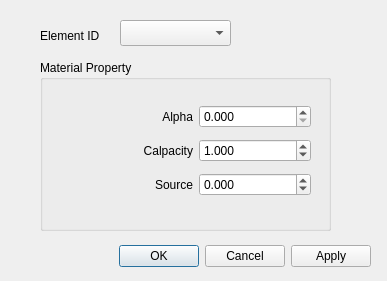
<?xml version="1.0" encoding="UTF-8"?>
<ui version="4.0">
 <class>Dialog_Scalar2D</class>
 <widget class="QDialog" name="Dialog_Scalar2D">
  <property name="geometry">
   <rect>
    <x>0</x>
    <y>0</y>
    <width>387</width>
    <height>281</height>
   </rect>
  </property>
  <property name="windowTitle">
   <string>Dialog</string>
  </property>
  <property name="sizeGripEnabled">
   <bool>false</bool>
  </property>
  <property name="modal">
   <bool>true</bool>
  </property>
  <widget class="QDialogButtonBox" name="buttonBox">
   <property name="geometry">
    <rect>
     <x>30</x>
     <y>240</y>
     <width>341</width>
     <height>32</height>
    </rect>
   </property>
   <property name="orientation">
    <enum>Qt::Horizontal</enum>
   </property>
   <property name="standardButtons">
    <set>QDialogButtonBox::Apply|QDialogButtonBox::Cancel|QDialogButtonBox::Ok</set>
   </property>
   <property name="centerButtons">
    <bool>false</bool>
   </property>
  </widget>
  <widget class="QComboBox" name="comboBox_IdEA">
   <property name="geometry">
    <rect>
     <x>120</x>
     <y>20</y>
     <width>111</width>
     <height>26</height>
    </rect>
   </property>
  </widget>
  <widget class="QLabel" name="label_4">
   <property name="geometry">
    <rect>
     <x>40</x>
     <y>20</y>
     <width>81</width>
     <height>31</height>
    </rect>
   </property>
   <property name="text">
    <string>Element ID</string>
   </property>
  </widget>
  <widget class="QGroupBox" name="MatProp">
   <property name="geometry">
    <rect>
     <x>40</x>
     <y>60</y>
     <width>291</width>
     <height>171</height>
    </rect>
   </property>
   <property name="title">
    <string>Material Property</string>
   </property>
   <widget class="QWidget" name="gridLayoutWidget">
    <property name="geometry">
     <rect>
      <x>30</x>
      <y>30</y>
      <width>251</width>
      <height>121</height>
     </rect>
    </property>
    <layout class="QGridLayout" name="gridLayout">
     <property name="margin">
      <number>10</number>
     </property>
     <item row="2" column="0">
      <widget class="QLabel" name="label_2">
       <property name="sizePolicy">
        <sizepolicy hsizetype="Minimum" vsizetype="Preferred">
         <horstretch>0</horstretch>
         <verstretch>0</verstretch>
        </sizepolicy>
       </property>
       <property name="text">
        <string>Calpacity</string>
       </property>
       <property name="alignment">
        <set>Qt::AlignRight|Qt::AlignTrailing|Qt::AlignVCenter</set>
       </property>
      </widget>
     </item>
     <item row="3" column="0">
      <widget class="QLabel" name="label_3">
       <property name="sizePolicy">
        <sizepolicy hsizetype="Minimum" vsizetype="Preferred">
         <horstretch>0</horstretch>
         <verstretch>0</verstretch>
        </sizepolicy>
       </property>
       <property name="text">
        <string>Source</string>
       </property>
       <property name="alignment">
        <set>Qt::AlignRight|Qt::AlignTrailing|Qt::AlignVCenter</set>
       </property>
      </widget>
     </item>
     <item row="3" column="2">
      <widget class="QDoubleSpinBox" name="doubleSpinBox_source">
       <property name="decimals">
        <number>3</number>
       </property>
       <property name="minimum">
        <double>-1000000.000000000000000</double>
       </property>
       <property name="maximum">
        <double>1000000.000000000000000</double>
       </property>
      </widget>
     </item>
     <item row="2" column="2">
      <widget class="QDoubleSpinBox" name="doubleSpinBox_capacity">
       <property name="decimals">
        <number>3</number>
       </property>
       <property name="minimum">
        <double>0.000000000000000</double>
       </property>
       <property name="maximum">
        <double>1000000.000000000000000</double>
       </property>
       <property name="singleStep">
        <double>0.100000000000000</double>
       </property>
       <property name="value">
        <double>1.000000000000000</double>
       </property>
      </widget>
     </item>
     <item row="1" column="0">
      <widget class="QLabel" name="label">
       <property name="sizePolicy">
        <sizepolicy hsizetype="Minimum" vsizetype="Preferred">
         <horstretch>0</horstretch>
         <verstretch>0</verstretch>
        </sizepolicy>
       </property>
       <property name="text">
        <string>Alpha</string>
       </property>
       <property name="alignment">
        <set>Qt::AlignRight|Qt::AlignTrailing|Qt::AlignVCenter</set>
       </property>
      </widget>
     </item>
     <item row="1" column="2">
      <widget class="QDoubleSpinBox" name="doubleSpinBox_alpha">
       <property name="decimals">
        <number>3</number>
       </property>
       <property name="maximum">
        <double>1000000.000000000000000</double>
       </property>
       <property name="value">
        <double>0.000000000000000</double>
       </property>
      </widget>
     </item>
    </layout>
   </widget>
  </widget>
 </widget>
 <resources/>
 <connections>
  <connection>
   <sender>buttonBox</sender>
   <signal>accepted()</signal>
   <receiver>Dialog_Scalar2D</receiver>
   <slot>accept()</slot>
   <hints>
    <hint type="sourcelabel">
     <x>248</x>
     <y>254</y>
    </hint>
    <hint type="destinationlabel">
     <x>157</x>
     <y>274</y>
    </hint>
   </hints>
  </connection>
  <connection>
   <sender>buttonBox</sender>
   <signal>rejected()</signal>
   <receiver>Dialog_Scalar2D</receiver>
   <slot>reject()</slot>
   <hints>
    <hint type="sourcelabel">
     <x>316</x>
     <y>260</y>
    </hint>
    <hint type="destinationlabel">
     <x>286</x>
     <y>274</y>
    </hint>
   </hints>
  </connection>
 </connections>
</ui>
